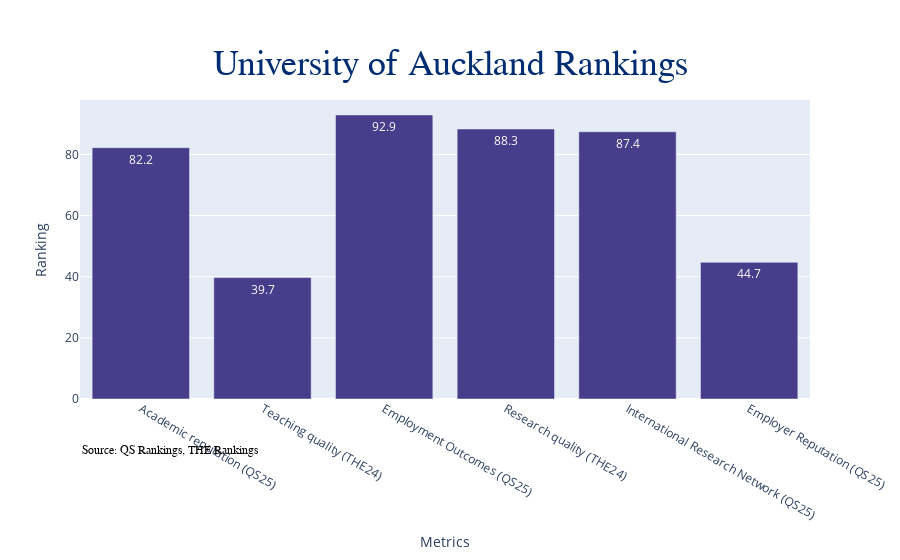

Notebook cell for this chart:
### Code cell
import pandas as pd
import plotly.graph_objects as go

# Read the dataset
df = pd.read_csv('data.csv', usecols=[
    "University Name", 
    "Academic reputation (QS25)", 
    "Teaching quality (THE24)", 
    "Employment Outcomes (QS25)", 
    "Research quality (THE24)", 
    "International Research Network (QS25)", 
    "Employer Reputation (QS25)"
])

# Filter the DataFrame to include only the row for "University of Auckland"
df_auckland = df[df['University Name'] == 'University of Auckland']

# Extract the relevant data for plotting
metrics = [
    "Academic reputation (QS25)", 
    "Teaching quality (THE24)", 
    "Employment Outcomes (QS25)", 
    "Research quality (THE24)", 
    "International Research Network (QS25)", 
    "Employer Reputation (QS25)"
]

# Extract the values
values = df_auckland[metrics].values.flatten().tolist()

# Create the bar chart
fig = go.Figure(go.Bar(
    x=metrics, 
    y=values, 
    marker_color='darkslateblue',
    text=values,  # Add text labels
    textposition='auto'  # Automatically position text labels
))

# Update layout
fig.update_layout(
    title={
        'text': "University of Auckland Rankings",
        'font': {
            'family': "DIN Pro, Arial, sans-serif",
            'size': 36,
            'color': '#002D72'
        },
        'x': 0.5,
        'xanchor': 'center',
        'yanchor': 'top'
    },
    xaxis_title="Metrics",
    yaxis_title="Ranking",
  
    annotations=[
        dict(
            xref='paper', 
            yref='paper',
            x=0, 
            y=-0.2,
            showarrow=False,
            text="Source: <a href='https://www.topuniversities.com/universities/university-auckland'>QS Rankings</a>, <a href='https://www.timeshighereducation.com/world-university-rankings/university-auckland'>THE Rankings</a>",
            font=dict(
                family="Arial, sans-serif",
                size=12,
                color="black"
            )
        )
    ]
)

# Show the figure
fig.show()

### Figure 1 — Plotly figure (JSON) as saved in the notebook; plotly's stock layout.template omitted (floating-point values rounded to 4 significant figures)
{"data": [{"marker": {"color": "darkslateblue"}, "text": ["82.2", "39.7", "92.9", "88.3", "87.4", "44.7"], "textposition": "auto", "type": "bar", "x": ["Academic reputation (QS25)", "Teaching quality (THE24)", "Employment Outcomes (QS25)", "Research quality (THE24)", "International Research Network (QS25)", "Employer Reputation (QS25)"], "y": [82.2, 39.7, 92.9, 88.3, 87.4, 44.7]}], "layout": {"annotations": [{"font": {"color": "black", "family": "Arial, sans-serif", "size": 12}, "showarrow": false, "text": "Source: <a href='https://www.topuniversities.com/universities/university-auckland'>QS Rankings</a>, <a href='https://www.timeshighereducation.com/world-university-rankings/university-auckland'>THE Rankings</a>", "x": 0, "xref": "paper", "y": -0.2, "yref": "paper"}], "autosize": true, "title": {"font": {"color": "#002D72", "family": "DIN Pro, Arial, sans-serif", "size": 36}, "text": "University of Auckland Rankings", "x": 0.5, "xanchor": "center", "yanchor": "top"}, "xaxis": {"autorange": true, "range": [-0.5, 5.5], "title": {"text": "Metrics"}, "type": "category"}, "yaxis": {"autorange": true, "range": [0, 97.79], "title": {"text": "Ranking"}, "type": "linear"}}}
